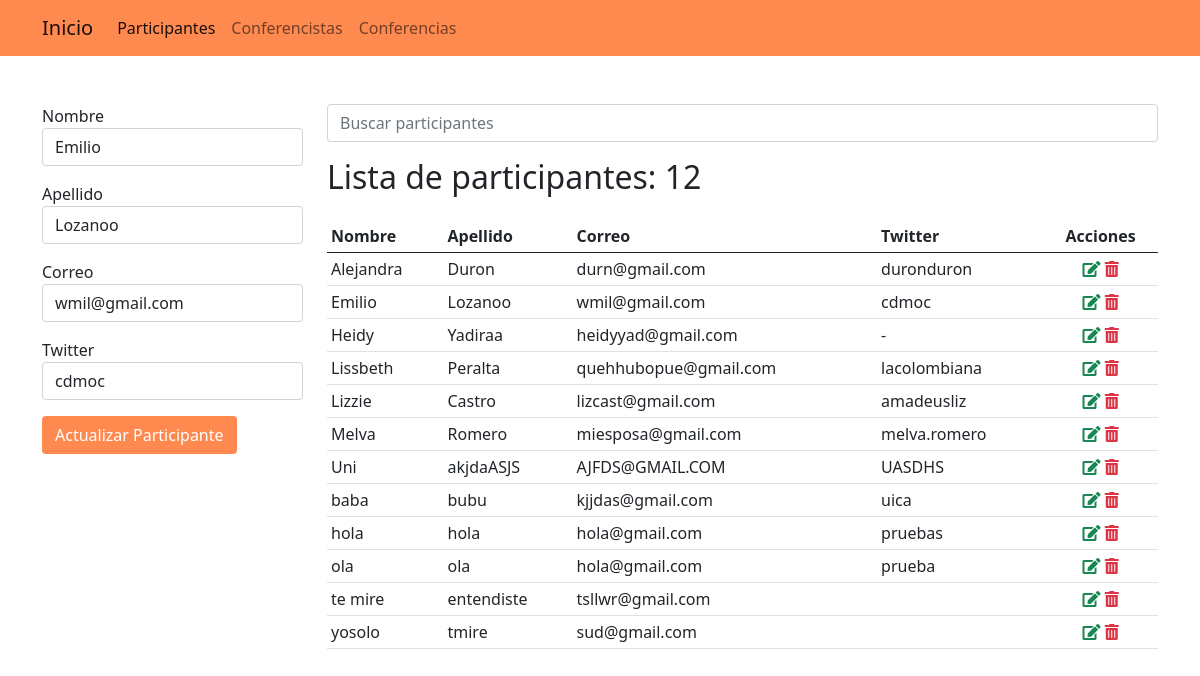
Screenshot of /participantes/10/editar/ with the database file from the repository.
### app_registro/models.py (models this page shows, shortened)
class Participante(models.Model):
    nombre = models.CharField(max_length=25)
    apellido = models.CharField(max_length=25)
    correo = models.EmailField()
    twitter = models.CharField(max_length=35, null=True, blank=True)

### app_registro/views.py (the view, shortened to what this page needs)
# urls.py: path('participantes/<int:id>/editar/', views.editar_participante, name='editar_participante'),
def editar_participante(request, id):
    par = get_object_or_404(Participante, pk=id)
    data = Participante.objects.all().order_by('nombre')
    ctx = {
        'activo':'participantes',
        'participantes': data,
        'p': par
    }
    return render(request, 'registro/participantes.html', ctx) #recibe minimo 2 parametros

### app_registro/templates/registro/participantes.html (shortened to what this page needs)
{% extends "base.html" %}
{% block container %}
    <div class="row">
        <div class="col-3">
        {% if p  %}
            <form action="{% url 'editar_participante' p.id %}" method="POST">
        {% else  %}
            <form action="{% url 'participantes' %}" method="POST">
        {% endif  %}
                <div class="mb-3">
                    <label for="nombre">Nombre</label>
                    <input type="text" value="{{ p.nombre }}" name="nombre" id="nombre" class="form-control" required autofocus>
                </div>
                <div class="mb-3">
                    <label for="apellido">Apellido</label>
                    <input type="text" value="{{ p.apellido }}" name="apellido" id="apellido" class="form-control" required>
                </div>
                <div class="mb-3">
                    <label for="correo">Correo</label>
                    <input type="email" value="{{ p.correo }}" name="correo" id="correo" class="form-control" required>
                </div>
                <div class="mb-3">
                    <label for="twitter">Twitter</label>
                    <input type="text" value="{{ p.twitter|default_if_none:'-' }}" name="twitter" id="twitter" class="form-control" required>
                </div>
                <div class="mb-3">
                    {% if p  %}
                    <input type="submit" class="btn btn-block text-white" style="background-color: #ff8a50" value="Actualizar Participante">
                    {% else %}
                    <input type="submit" class="btn btn-block text-white" style="background-color: #ff8a50" value="Registrar Participante">
                    {% endif %}
                </div>
            </form>
        </div>
        <div class="col-9">
            <form action="" method="GET">
                <input type="search" name="q" value="{{ q |default_if_none:''  }}" class="form-control" placeholder="Buscar participantes">
            </form>
            <h2 class="mt-3">Lista de participantes: {{ participantes.count }}</h2>
            <table class="table table-sm table-hover mt-4">
                <thead>
                    <tr>
                        <th>Nombre</th>
                        <th>Apellido</th>
                        <th>Correo</th>
                        <th>Twitter</th>
                        <th class="text-center">Acciones</th>
                    </tr>
                </thead>
                <tbody>
                    {% for p in participantes %}
                    <tr>
                        <td>{{ p.nombre }}</td>
                        <td>{{ p.apellido }}</td>
                        <td>{{ p.correo }}</td>
                        <td>{{ p.twitter|default_if_none:'-' }}</td>
                        <td class="text-center">
                            <a href="{% url 'editar_participante' p.id %}" class="text-success"><span class="fas fa-edit"></a>
                            <a onclick="if (!confirm('Confirme la eliminacion')) return false;" href="{% url 'eliminar_participante' p.id %}" class="text-danger"><span class="fas fa-trash-alt"></span></a>
                        </td>
                    </tr>
                    {% empty %}
                    <tr>
                        <td colspan="5" class="text-danger text-center">No se encontraron resultados</td>
                    <tr>
                    {% endfor %}
                </tbody>
            </table>
        </div>
    </div>
{% endblock %}

### rows the page displays
Participante: nombre "Emilio", apellido "Lozanoo", correo "wmil@gmail.com", twitter "cdmoc"
Participante: nombre "Alejandra", apellido "Duron", correo "durn@gmail.com", twitter "duronduron"
Participante: nombre "Heidy", apellido "Yadiraa", correo "heidyyad@gmail.com", twitter "-"
Participante: nombre "Lissbeth", apellido "Peralta", correo "quehhubopue@gmail.com", twitter "lacolombiana"
Participante: nombre "Lizzie", apellido "Castro", correo "lizcast@gmail.com", twitter "amadeusliz"
Participante: nombre "Melva", apellido "Romero", correo "miesposa@gmail.com", twitter "melva.romero"
Participante: nombre "Uni", apellido "akjdaASJS", correo "AJFDS@GMAIL.COM", twitter "UASDHS"
Participante: nombre "baba", apellido "bubu", correo "kjjdas@gmail.com", twitter "uica"
Participante: nombre "hola", apellido "hola", correo "hola@gmail.com", twitter "pruebas"
Participante: nombre "ola", apellido "ola", correo "hola@gmail.com", twitter "prueba"
Participante: nombre "te mire", apellido "entendiste", correo "tsllwr@gmail.com"
Participante: nombre "yosolo", apellido "tmire", correo "sud@gmail.com"

### other values shown
{{ participantes.count }} "12"
